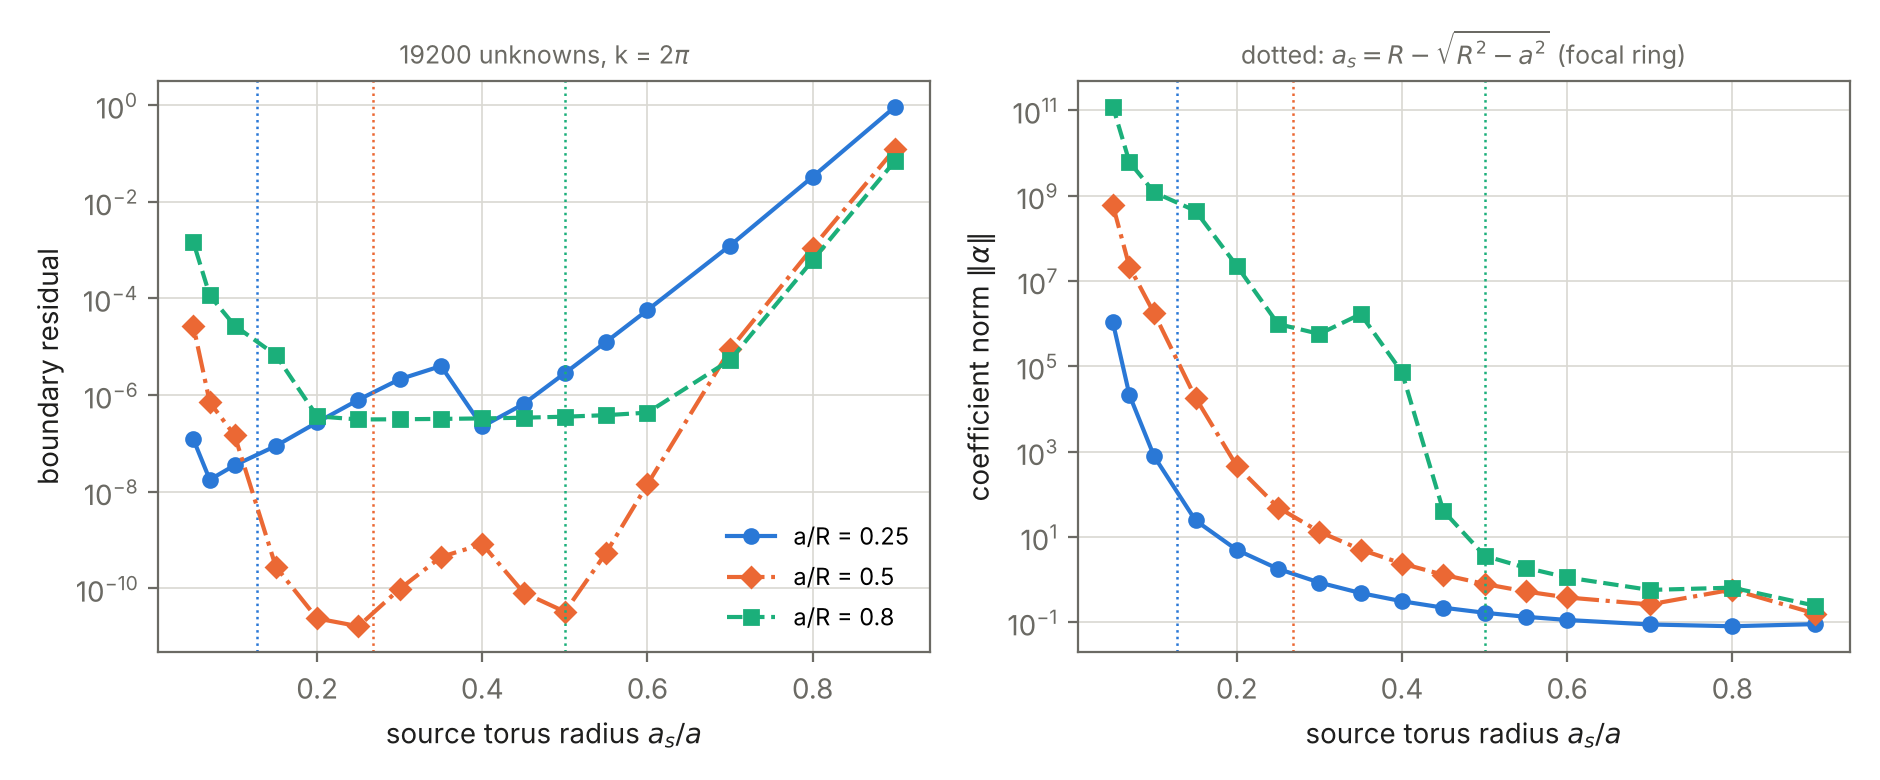

This chart was generated by the following Python code:
"""Torus: how small may the source torus be?

Boundary residual and coefficient norm |alpha| against the minor radius a_s of
a concentric source torus, for three tube radii a/R = 0.25, 0.5, 0.8 (k = 2 pi,
wave along the axis), with the same number of source rings and dipoles per
ring throughout. The vertical lines mark a_s = R - sqrt(R^2 - a^2), the
distance from the centre circle of the tube to the focal ring, where the
continued field is singular (DERIVATIONS.md, E): below it the coefficients
grow without bound.

    python3 fig_torus_sources.py run    # compute; writes fig_torus_sources.npz
    python3 fig_torus_sources.py        # table and figure from the saved data
"""
import sys

import numpy as np

from pec_torus import Torus, scatter, wave

K = 2 * np.pi
TUBES = (0.25, 0.5, 0.8)
FRACS = (0.9, 0.8, 0.7, 0.6, 0.55, 0.5, 0.45, 0.4, 0.35, 0.3, 0.25, 0.2, 0.15, 0.1, 0.07, 0.05)
NS, NPHI = 40, 160
STYLE = {0.25: ("#2a78d6", "o", "-"), 0.5: ("#eb6834", "D", "-."), 0.8: ("#1baf7a", "s", "--")}
INK, MUTED = "#1f1f1e", "#6b6a64"


def run():
    d, p = wave()
    out = {}
    for a in TUBES:
        tor = Torus(1.0, a)
        rows = []
        for f in FRACS:
            s = scatter(tor, K, d, p, NS, NPHI, a_s=f * a, ntheta_col=3 * NS)
            i = s.info
            rows.append((f, i["bc"], i["alpha_norm"], i["opt"]))
            print(f"a/R={a:4.2f} a_s/a={f:4.2f} residual={i['bc']:.1e} |alpha|={i['alpha_norm']:.1e} optical={i['opt']:.1e}", flush=True)
        out[f"a{a:g}"] = np.array(rows)
    np.savez("fig_torus_sources.npz", **out)


def report():
    d = np.load("fig_torus_sources.npz")
    for a in TUBES:
        thr = (1 - np.sqrt(1 - a * a)) / a
        print(f"a/R = {a}: focal-ring threshold a_s/a = {thr:.3f}")
        for f, bc, al, op in d[f"a{a:g}"]:
            print(f"   a_s/a={f:4.2f}{'  ' if f > thr else ' *'} residual={bc:.1e} |alpha|={al:.1e} optical={op:.1e}")
    return d


def plot(d, fname="fig_torus_sources"):
    import matplotlib
    matplotlib.use("Agg")
    import matplotlib.pyplot as plt
    fig, axes = plt.subplots(1, 2, figsize=(9.4, 3.9))
    for a in TUBES:
        col, mk, ls = STYLE[a]
        r = d[f"a{a:g}"]
        thr = (1 - np.sqrt(1 - a * a)) / a
        for ax, j in zip(axes, (1, 2)):
            ax.semilogy(r[:, 0], r[:, j], color=col, marker=mk, ls=ls, lw=1.5, ms=5, label=f"a/R = {a:g}")
            ax.axvline(thr, color=col, lw=0.9, ls=":")
    axes[0].set_ylabel("boundary residual", color=INK)
    axes[1].set_ylabel(r"coefficient norm $\|\alpha\|$", color=INK)
    for ax in axes:
        ax.set_xlabel(r"source torus radius $a_s/a$", color=INK)
        ax.grid(True, which="major", color="#d9d8d2", lw=0.6)
        ax.tick_params(colors=MUTED)
        for s in ax.spines.values():
            s.set_color(MUTED)
    axes[0].legend(frameon=False, fontsize=8.5)
    axes[1].set_title(r"dotted: $a_s = R-\sqrt{R^2-a^2}$ (focal ring)", fontsize=9, color=MUTED)
    axes[0].set_title(f"{3 * NS * NPHI} unknowns, k = 2$\\pi$", fontsize=9, color=MUTED)
    fig.tight_layout()
    fig.savefig(fname + ".pdf")
    fig.savefig(fname + ".png", dpi=200)
    print("wrote", fname + ".pdf/.png")


if __name__ == "__main__":
    if "run" in sys.argv:
        run()
    plot(report())
